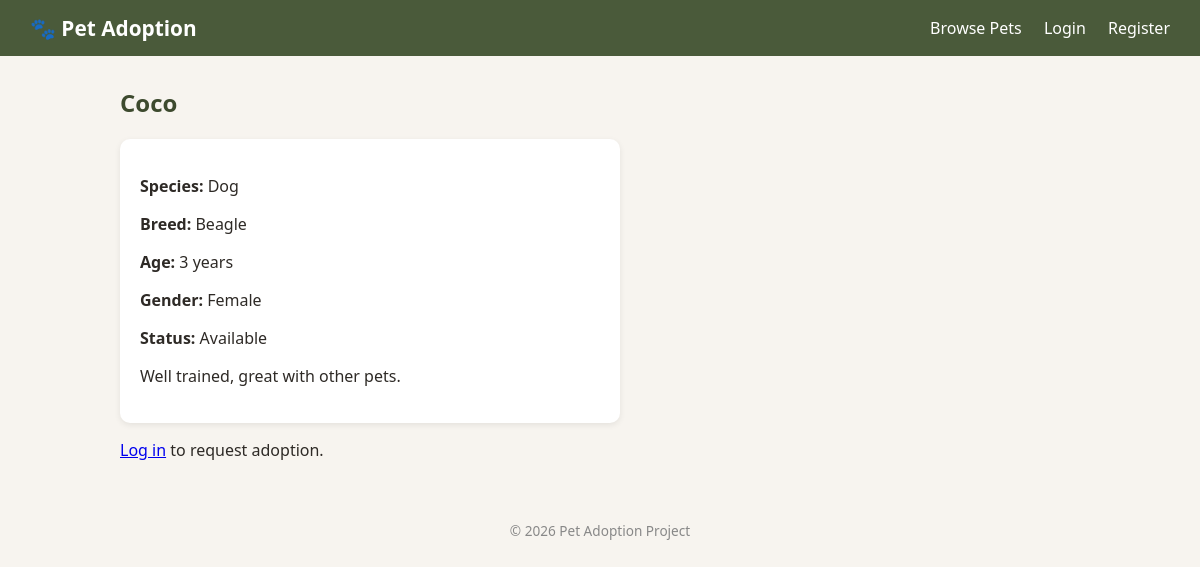
The app's page /pet_details.php?id=3 with its own data.
### tables this page shows
CREATE TABLE IF NOT EXISTS pets (
    pet_id INT AUTO_INCREMENT PRIMARY KEY,
    name VARCHAR(50) NOT NULL,
    species VARCHAR(30) NOT NULL,        
    breed VARCHAR(50),
    age INT,
    gender ENUM('Male', 'Female') NOT NULL,
    description TEXT,
    image VARCHAR(255) DEFAULT 'no-image.jpg',
    status ENUM('available', 'pending', 'adopted') DEFAULT 'available',
    added_by INT,                         
    created_at TIMESTAMP DEFAULT CURRENT_TIMESTAMP,
    FOREIGN KEY (added_by) REFERENCES users(user_id) ON DELETE SET NULL
);

### pet_details.php (the view, shortened to what this page needs)
<?php
require "dbconnect.php";
$pet_id = isset($_GET['id']) ? (int)$_GET['id'] : 0;
$stmt = $conn->prepare("SELECT * FROM pets WHERE pet_id = ?");
$stmt->bind_param("i", $pet_id);
$stmt->execute();
$pet = $stmt->get_result()->fetch_assoc();
require "includes/header.php";
?>
<h2><?= htmlspecialchars($pet['name']) ?></h2>
<div class="pet-detail-card">
    <p><strong>Species:</strong> <?= htmlspecialchars($pet['species']) ?></p>
    <p><strong>Breed:</strong> <?= htmlspecialchars($pet['breed']) ?></p>
    <p><strong>Age:</strong> <?= (int)$pet['age'] ?> years</p>
    <p><strong>Gender:</strong> <?= htmlspecialchars($pet['gender']) ?></p>
    <p><strong>Status:</strong> <?= htmlspecialchars(ucfirst($pet['status'])) ?></p>
    <p><?= htmlspecialchars($pet['description']) ?></p>
</div>
<?php if ($pet['status'] === 'available'): ?>
    <?php if (isset($_SESSION['user_id'])): ?>
        <h3>Request to Adopt</h3>
        <form method="POST" class="form-card">
            <label>Why would you like to adopt <?= htmlspecialchars($pet['name']) ?>?</label>
            <textarea name="message" rows="4" required></textarea>
            <button type="submit">Submit Request</button>
        </form>
    <?php else: ?>
        <p><a href="login.php">Log in</a> to request adoption.</p>
    <?php endif; ?>
<?php else: ?>
    <p>This pet is currently <?= htmlspecialchars($pet['status']) ?> and not accepting new requests.</p>
<?php endif; ?>
<?php require "includes/footer.php"; ?>

### css/style.css (style rules this page uses)
* { box-sizing: border-box; }
body { font-family: "Segoe UI", Arial, sans-serif; margin: 0; background: #f7f4ef; color: #2e2a26; }
h2 { color: #3d4a2e; }
.pet-detail-card { background: #fff; border-radius: 10px; padding: 20px; box-shadow: 0 2px 6px rgba(0,0,0,0.08); max-width: 500px; }

### records on screen
pets: name "Coco", species "Dog", breed "Beagle", age "3", gender "Female", status "Available", description "Well trained, great with other pets."
